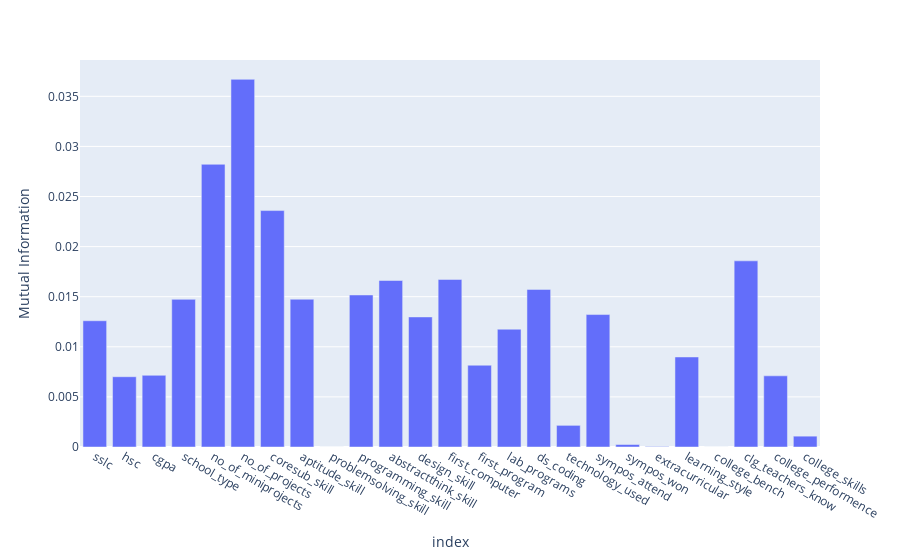

Notebook code cell kept with this figure:
### Code cell
fig =px.bar(features_dataframe, x=features_dataframe.index,y='Mutual Information')
fig.show()

### Figure 1 — Plotly figure (JSON) as saved in the notebook; plotly's stock layout.template omitted (floating-point values rounded to 4 significant figures)
{"data": [{"alignmentgroup": "True", "hovertemplate": "index=%{x}<br>Mutual Information=%{y}<extra></extra>", "legendgroup": "", "marker": {"color": "#636efa", "pattern": {"shape": ""}}, "name": "", "offsetgroup": "", "orientation": "v", "showlegend": false, "textposition": "auto", "type": "bar", "x": ["sslc", "hsc", "cgpa", "school_type", "no_of_miniprojects", "no_of_projects", "coresub_skill", "aptitude_skill", "problemsolving_skill", "programming_skill", "abstractthink_skill", "design_skill", "first_computer", "first_program", "lab_programs", "ds_coding", "technology_used", "sympos_attend", "sympos_won", "extracurricular", "learning_style", "college_bench", "clg_teachers_know", "college_performence ", "college_skills"], "xaxis": "x", "y": [0.0126, 0.007013, 0.007154, 0.01474, 0.02821, 0.03669, 0.0236, 0.01475, 0, 0.01517, 0.01662, 0.01298, 0.01672, 0.008162, 0.01176, 0.01573, 0.002161, 0.01322, 0.0002492, 4.805e-05, 0.008986, 0, 0.01858, 0.007103, 0.001082], "yaxis": "y"}], "layout": {"barmode": "relative", "legend": {"tracegroupgap": 0}, "margin": {"t": 60}, "xaxis": {"anchor": "y", "domain": [0, 1], "title": {"text": "index"}}, "yaxis": {"anchor": "x", "domain": [0, 1], "title": {"text": "Mutual Information"}}}}
